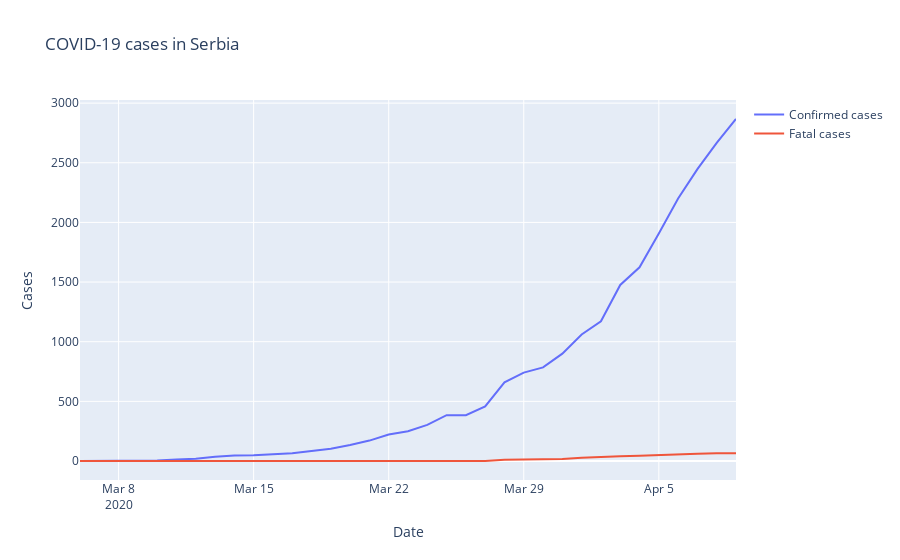

The code cell stored with this chart in its notebook:
### Code cell
import plotly.graph_objects as go
fig = go.Figure()

Serbia_confirmed = train[train['Country_Region'] == 'Serbia'].groupby(['Date']).sum().Confirmed
# we want to see the progression from the first case in Serbia (for the first 44 days we didn't have any case)
Serbia_confirmed = Serbia_confirmed[44:]
Serbia_fatalities = train[train['Country_Region'] == 'Serbia'].groupby(['Date']).sum().Fatalities
Serbia_fatalities = Serbia_fatalities[44:]
date = train['Date'].unique()
date = date[44:]
fig.add_trace(go.Scatter(x = date, y = Serbia_confirmed, name = "Confirmed cases"))
fig.add_trace(go.Scatter(x = date, y = Serbia_fatalities, name = "Fatal cases"))
fig.update_layout(title = "COVID-19 cases in Serbia",
                 xaxis_title = "Date",
                 yaxis_title = "Cases")

### Figure 1 — Plotly figure (JSON) as saved in the notebook; plotly's stock layout.template omitted (floating-point values rounded to 4 significant figures)
{"data": [{"name": "Confirmed cases", "type": "scatter", "x": ["2020-03-06", "2020-03-07", "2020-03-08", "2020-03-09", "2020-03-10", "2020-03-11", "2020-03-12", "2020-03-13", "2020-03-14", "2020-03-15", "2020-03-16", "2020-03-17", "2020-03-18", "2020-03-19", "2020-03-20", "2020-03-21", "2020-03-22", "2020-03-23", "2020-03-24", "2020-03-25", "2020-03-26", "2020-03-27", "2020-03-28", "2020-03-29", "2020-03-30", "2020-03-31", "2020-04-01", "2020-04-02", "2020-04-03", "2020-04-04", "2020-04-05", "2020-04-06", "2020-04-07", "2020-04-08", "2020-04-09"], "y": [1, 1, 1, 1, 5, 12, 19, 35, 46, 48, 55, 65, 83, 103, 135, 171, 222, 249, 303, 384, 384, 457, 659, 741, 785, 900, 1060, 1171, 1476, 1624, 1908, 2200, 2447, 2666, 2867]}, {"name": "Fatal cases", "type": "scatter", "x": ["2020-03-06", "2020-03-07", "2020-03-08", "2020-03-09", "2020-03-10", "2020-03-11", "2020-03-12", "2020-03-13", "2020-03-14", "2020-03-15", "2020-03-16", "2020-03-17", "2020-03-18", "2020-03-19", "2020-03-20", "2020-03-21", "2020-03-22", "2020-03-23", "2020-03-24", "2020-03-25", "2020-03-26", "2020-03-27", "2020-03-28", "2020-03-29", "2020-03-30", "2020-03-31", "2020-04-01", "2020-04-02", "2020-04-03", "2020-04-04", "2020-04-05", "2020-04-06", "2020-04-07", "2020-04-08", "2020-04-09"], "y": [0, 0, 0, 0, 0, 0, 0, 0, 0, 0, 0, 0, 0, 0, 1, 1, 2, 3, 3, 4, 1, 1, 10, 13, 16, 16, 28, 31, 39, 44, 51, 58, 61, 65, 66]}], "layout": {"title": {"text": "COVID-19 cases in Serbia"}, "xaxis": {"title": {"text": "Date"}}, "yaxis": {"title": {"text": "Cases"}}}}
